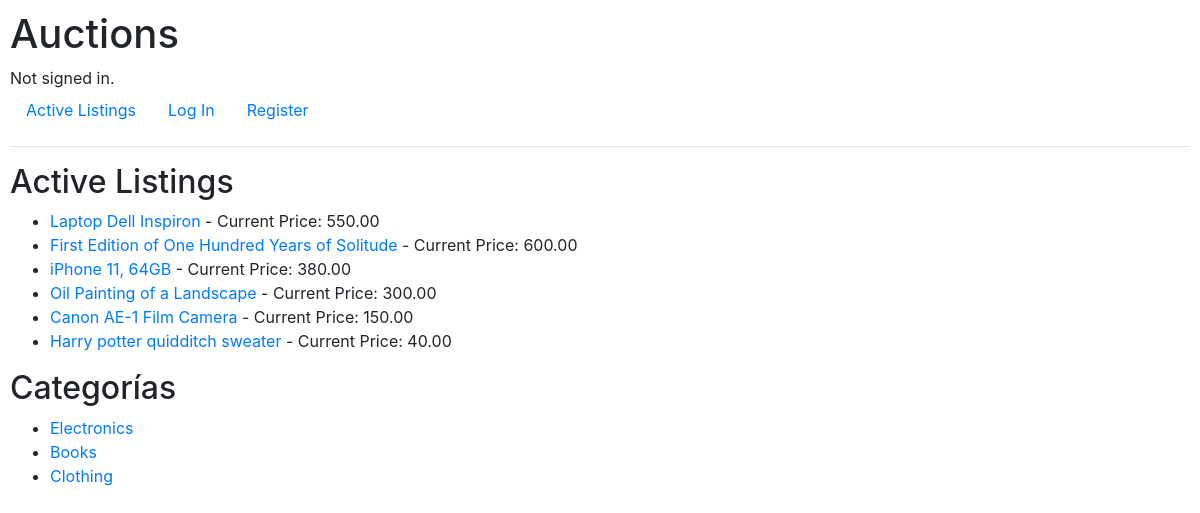
The page / on the database its author committed.
### auctions/models.py (models this page shows, shortened)
class Listing(models.Model):
    title = models.CharField(max_length=64)
    description = models.TextField()
    starting_bid = models.DecimalField(max_digits=10, decimal_places=2)
    current_price = models.DecimalField(max_digits=10, decimal_places=2)
    creator = models.ForeignKey(User, on_delete=models.CASCADE, related_name="listings")
    created_at = models.DateTimeField(auto_now_add=True)
    image_url = models.URLField(blank=True, null=True)  # Campo opcional
    category = models.CharField(max_length=64, blank=True, null=True)  # Campo opcional

class Category(models.Model):
    name = models.CharField(max_length=255)

### auctions/views.py (the view)
# urls.py: path('', views.index, name='index'),
def index(request):
    listings = Listing.objects.all()
    categories = Category.objects.all()
    return render(request, "auctions/index.html", {
        "listings": listings,
        "categories": categories
    })

### auctions/templates/auctions/index.html
{% extends "auctions/layout.html" %}
{% block body %}
<h2>Active Listings</h2>
<ul>
    {% for listing in listings %}
    <li>
        <a href="{% url 'listing_detail' listing.id %}">{{ listing.title }}</a> - Current Price: {{ listing.current_price }}
    </li>
    {% empty %}
    <li>No active listings at the moment.</li>
    {% endfor %}
</ul>
<h2>Categorías</h2>
<ul>
    {% for category in categories %}
        <li><a href="{% url 'category_detail' category.id %}">{{ category.name }}</a></li>
    {% empty %}
        <li>No hay categorías disponibles.</li>
    {% endfor %}
</ul>
{% endblock %}

### auctions/templates/auctions/layout.html (shortened to what this page needs)
{% load static %}
<!DOCTYPE html>
<html lang="en">
    <head>
        <link rel="stylesheet" href="https://stackpath.bootstrapcdn.com/bootstrap/4.4.1/css/bootstrap.min.css">
        <link href="{% static 'auctions/styles.css' %}" rel="stylesheet">
    </head>
    <body>
        <h1>Auctions</h1>
        <div>
            {% if user.is_authenticated %}
                Signed in as <strong>{{ user.username }}</strong>.
            {% else %}
                Not signed in.
            {% endif %}
        </div>
        <ul class="nav">
            <li class="nav-item">
                <a class="nav-link" href="{% url 'index' %}">Active Listings</a>
            </li>
            {% if user.is_authenticated %}
                <li class="nav-item">
                    <a class="nav-link" href="{% url 'logout' %}">Log Out</a>
                </li>
            {% else %}
                <li class="nav-item">
                    <a class="nav-link" href="{% url 'login' %}">Log In</a>
                </li>
                <li class="nav-item">
                    <a class="nav-link" href="{% url 'register' %}">Register</a>
                </li>
            {% endif %}
        </ul>
        <hr>
        {% block body %}
        {% endblock %}
    </body>
</html>

### auctions/static/auctions/styles.css (style rules this page uses)
body { padding: 10px; }

### rows shown on the page
Listing: title "Laptop Dell Inspiron", current_price "550.00"
Listing: title "First Edition of One Hundred Years of Solitude", current_price "600.00"
Listing: title "iPhone 11, 64GB", current_price "380.00"
Listing: title "Oil Painting of a Landscape", current_price "300.00"
Listing: title "Canon AE-1 Film Camera", current_price "150.00"
Listing: title "Harry potter quidditch sweater", current_price "40.00"
Category: name "Electronics"
Category: name "Books"
Category: name "Clothing"
